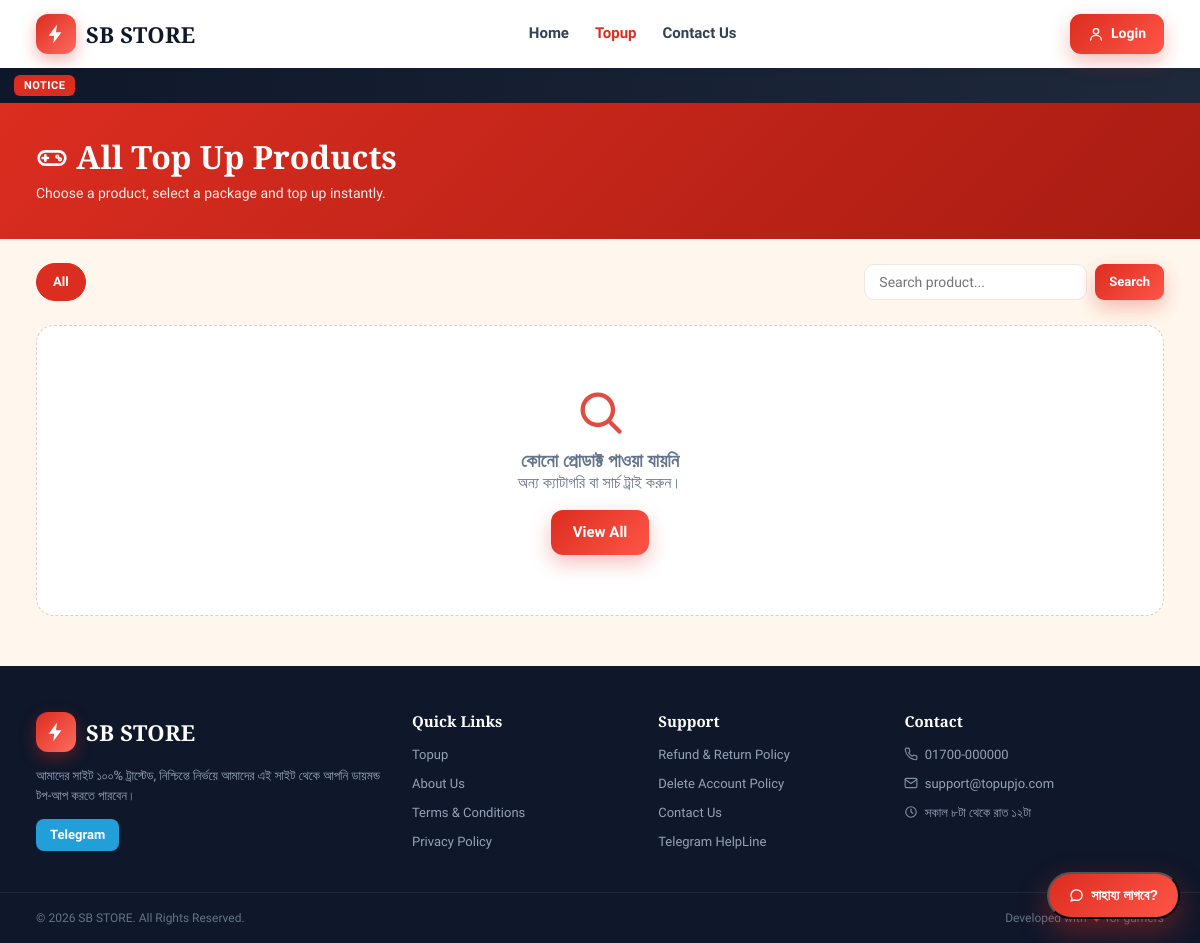
Screenshot of /topup with the database file from the repository.
### models.py (models this page shows, shortened)
class SiteSetting(db.Model):
    __tablename__ = "site_settings"
    id = db.Column(db.Integer, primary_key=True)
    key = db.Column(db.String(80), unique=True, nullable=False)
    value = db.Column(db.Text, default="")
    @staticmethod
    def get(key, default=""):
        row = SiteSetting.query.filter_by(key=key).first()
        return row.value if row else default
    @staticmethod
    def all_dict():
        return {r.key: r.value for r in SiteSetting.query.all()}

### app.py (the view)
    @app.route("/topup")
    def topup():
        cat_slug = request.args.get("category", "")
        q = request.args.get("q", "").strip()
        query = Product.query.filter_by(active=True)
        active_cat = None
        if cat_slug:
            active_cat = Category.query.filter_by(slug=cat_slug).first()
            if active_cat:
                query = query.filter_by(category_id=active_cat.id)
        if q:
            query = query.filter(Product.name.ilike(f"%{q}%"))
        products = query.order_by(Product.sort_order).all()
        categories = Category.query.filter_by(active=True).order_by(Category.sort_order).all()
        return render_template("topup.html", products=products, categories=categories,
                               active_cat=active_cat, q=q)

### templates/topup.html (shortened to what this page needs)
{% extends "base.html" %}
{% block content %}
<section class="page-hero">
  <div class="container">
    <h1><span class="ico ico-gamepad"></span> All Top Up Products</h1>
    <p>Choose a product, select a package and top up instantly.</p>
  </div>
</section>
<div class="container">
  <div class="filter-bar">
    <a href="{{ url_for('topup') }}" class="chip {{ 'active' if not active_cat }}">All</a>
    <form class="search-form" method="get" action="{{ url_for('topup') }}">
      <input type="text" name="q" value="{{ q }}" placeholder="Search product...">
      <button class="btn btn-primary btn-sm" type="submit">Search</button>
    </form>
  </div>
  {% if products %}
  <div class="prod-grid" style="margin-bottom:50px">
    {% for p in products %}
    <a href="{{ url_for('product_detail', pid=p.id, slug=p.slug) }}" class="prod-card">
      <div class="prod-thumb">
        {% if p.image %}<img src="{{ url_for('static', filename='uploads/' + p.image) }}" alt="{{ p.name }}">
        {% else %}<span class="ico ico-{{ (p.category.icon if p.category else 'gem')|cat_icon }}"></span>{% endif %}
        {% if p.badge %}<span class="prod-badge {{ 'gold' if loop.index % 2 == 0 }}">{{ p.badge }}</span>{% endif %}
      </div>
      <div class="prod-body">
        <span class="prod-cat">{{ p.category.name if p.category else 'Topup' }}</span>
        <h3>{{ p.name }}</h3>
        <div class="prod-price">
          <div>
            <div class="from">Starting from</div>
            <div class="amount">{{ p.min_price|taka }}</div>
          </div>
          <span class="go"><span class="ico ico-arrow"></span></span>
        </div>
      </div>
    </a>
    {% endfor %}
  </div>
  {% else %}
  <div class="empty" style="margin-bottom:50px">
    <div class="empty-ico"><span class="ico ico-search"></span></div>
    <h3>কোনো প্রোডাক্ট পাওয়া যায়নি</h3>
    <p>অন্য ক্যাটাগরি বা সার্চ ট্রাই করুন।</p>
    <a href="{{ url_for('topup') }}" class="btn btn-primary" style="margin-top:14px">View All</a>
  </div>
  {% endif %}
</div>
{% endblock %}

### templates/base.html (shortened to what this page needs)
<!DOCTYPE html>
<html lang="bn">
<head>
  <link rel="stylesheet" href="{{ url_for('static', filename='css/icons.css') }}">
  <link rel="stylesheet" href="{{ url_for('static', filename='css/style.css') }}">
  <link rel="stylesheet" href="{{ url_for('static', filename='css/phase2.css') }}">
  <link rel="stylesheet" href="{{ url_for('static', filename='css/phase3.css') }}?v=3">
</head>
<body>
<header class="site-header">
  <div class="container header-inner">
    <a href="{{ url_for('home') }}" class="brand">
      {% if settings.get('logo') %}
        <img src="{{ url_for('static', filename='uploads/' + settings.get('logo')) }}" alt="{{ settings.get('site_name') }}" class="brand-logo">
      {% else %}
        <span class="brand-mark"><span class="ico ico-bolt"></span></span>
      {% endif %}
      <span class="brand-name">{{ settings.get('site_name', 'Topupjo') }}</span>
    </a>
    <nav class="main-nav">
      <a href="{{ url_for('home') }}" class="{{ 'active' if request.endpoint == 'home' }}">Home</a>
      <a href="{{ url_for('topup') }}" class="{{ 'active' if request.endpoint in ['topup','product_detail'] }}">Topup</a>
      <a href="{{ url_for('contactus') }}" class="{{ 'active' if request.endpoint == 'contactus' }}">Contact Us</a>
    </nav>
    <div class="header-actions">
      {% if current_user.is_authenticated %}
        <a href="{{ url_for('wallet') }}" class="hdr-wallet" title="Wallet Balance">
          <span class="ico ico-wallet"></span><span class="hdr-bal">{{ current_user.balance|taka }}</span>
        </a>
        <div class="hdr-notif" id="hdrNotif">
          <button type="button" class="hdr-icon" onclick="toggleNotif(event)" aria-label="Notifications">
            <span class="ico ico-bell"></span>
            {% if unread_notifications %}<span class="hdr-badge" id="hdrBadge">{{ unread_notifications if unread_notifications < 100 else '99+' }}</span>{% endif %}
          </button>
          <div class="notif-pop" id="notifPop">
            <div class="notif-pop-head">
              <strong>Notifications</strong>
              {% if unread_notifications %}<a href="{{ url_for('notifications') }}">View all</a>{% endif %}
            </div>
            <div class="notif-pop-list">
              {% for n in header_notifications %}
              <a href="{{ url_for('notification_read', nid=n.id) }}" class="notif-item {{ '' if n.is_read else 'unread' }}">
                <span class="notif-ic {{ n.kind }}"><span class="ico {{ 'ico-receipt' if n.kind == 'order' else ('ico-wallet' if n.kind == 'deposit' else 'ico-bell') }}"></span></span>
                <span class="notif-txt">
                  <b>{{ n.title }}</b>
                  <small>{{ n.body }}</small>
                  <em>{{ n.created_at|timeago }}</em>
                </span>
              </a>
              {% else %}
              <div class="notif-empty">কোনো নোটিফিকেশন নেই</div>
              {% endfor %}
            </div>
            <a href="{{ url_for('notifications') }}" class="notif-all">সব নোটিফিকেশন দেখুন</a>
          </div>
        </div>
        <a href="{{ url_for('profile') }}" class="hdr-avatar" title="My Account">
          {% if current_user.avatar %}
            <img src="{{ url_for('static', filename='uploads/' + current_user.avatar) }}" alt="{{ current_user.name }}">
          {% else %}
            <span>{{ current_user.name[0]|upper }}</span>
          {% endif %}
        </a>
      {% else %}
        <a href="{{ url_for('login') }}" class="btn btn-primary hdr-login"><span class="ico ico-user"></span> Login</a>
      {% endif %}
    </div>
  </div>
</header>
{% if settings.get('notice_text') %}
<div class="notice-bar">
  <span class="notice-label">NOTICE</span>
  <div class="marquee"><div class="marquee-track">{{ settings.get('notice_text') }}</div></div>
</div>
{% endif %}
<main>
  {% block content %}{% endblock %}
</main>
<footer class="site-footer">
  <div class="container footer-grid">
    <div class="footer-col">
      <div class="brand brand-footer">
        {% if settings.get('logo') %}
          <img src="{{ url_for('static', filename='uploads/' + settings.get('logo')) }}" alt="logo" class="brand-logo">
        {% else %}<span class="brand-mark"><span class="ico ico-bolt"></span></span>{% endif %}
        <span class="brand-name">{{ settings.get('site_name', 'Topupjo') }}</span>
      </div>
      <p>{{ settings.get('footer_text', '100% trusted game top up platform in Bangladesh.') }}</p>
      <div class="socials">
        <a href="{{ settings.get('telegram', 'https://t.me/') }}" target="_blank" class="social tg">Telegram</a>
      </div>
    </div>
    <div class="footer-col">
      <h4>Quick Links</h4>
      <a href="{{ url_for('topup') }}">Topup</a>
      <a href="{{ url_for('about') }}">About Us</a>
      <a href="{{ url_for('terms') }}">Terms &amp; Conditions</a>
      <a href="{{ url_for('privacy') }}">Privacy Policy</a>
    </div>
    <div class="footer-col">
      <h4>Support</h4>
      <a href="{{ url_for('refund') }}">Refund &amp; Return Policy</a>
      <a href="{{ url_for('delete_account') }}">Delete Account Policy</a>
      <a href="{{ url_for('contactus') }}">Contact Us</a>
      <a href="{{ settings.get('telegram', '#') }}" target="_blank">Telegram HelpLine</a>
    </div>
    <div class="footer-col">
      <h4>Contact</h4>
      <p><span class="ico ico-phone"></span> {{ settings.get('phone', '01700-000000') }}</p>
      <p><span class="ico ico-mail"></span> {{ settings.get('email', 'support@topupjo.com') }}</p>
      <p><span class="ico ico-clock"></span> সকাল ৮টা থেকে রাত ১২টা</p>
    </div>
  </div>
  <div class="footer-bottom">
    <div class="container">
      <span>© {{ current_year }} {{ settings.get('site_name', 'Topupjo') }}. All Rights Reserved.</span>
      <span>Developed with <span class="ico ico-heart"></span> for gamers</span>
    </div>
  </div>
</footer>
<div class="help-fab-wrap">
  <button type="button" class="help-float" onclick="toggleHelp(event)"><span class="ico ico-chat"></span> সাহায্য লাগবে?</button>
</div>
</body>
</html>

### static/css/phase2.css (style rules this page uses)
.header-actions { display: flex; align-items: center; gap: 10px; }
.hdr-login { display: inline-flex; align-items: center; gap: 7px; padding: 9px 18px; border-radius: 11px; font-weight: 700; font-size: 14px; }
.hdr-login .ico { font-size: 16px; }

### rows the page displays
SiteSetting: get "SB STORE"
SiteSetting: get "আমাদের সাইট ১০০% ট্রাস্টেড, নিশ্চিন্তে নির্ভয়ে আমাদের এই সাইট থেকে আপনি ডায়মন্ড টপ-আপ করতে পারবেন।"
SiteSetting: get "01700-000000"
SiteSetting: get "support@topupjo.com"
